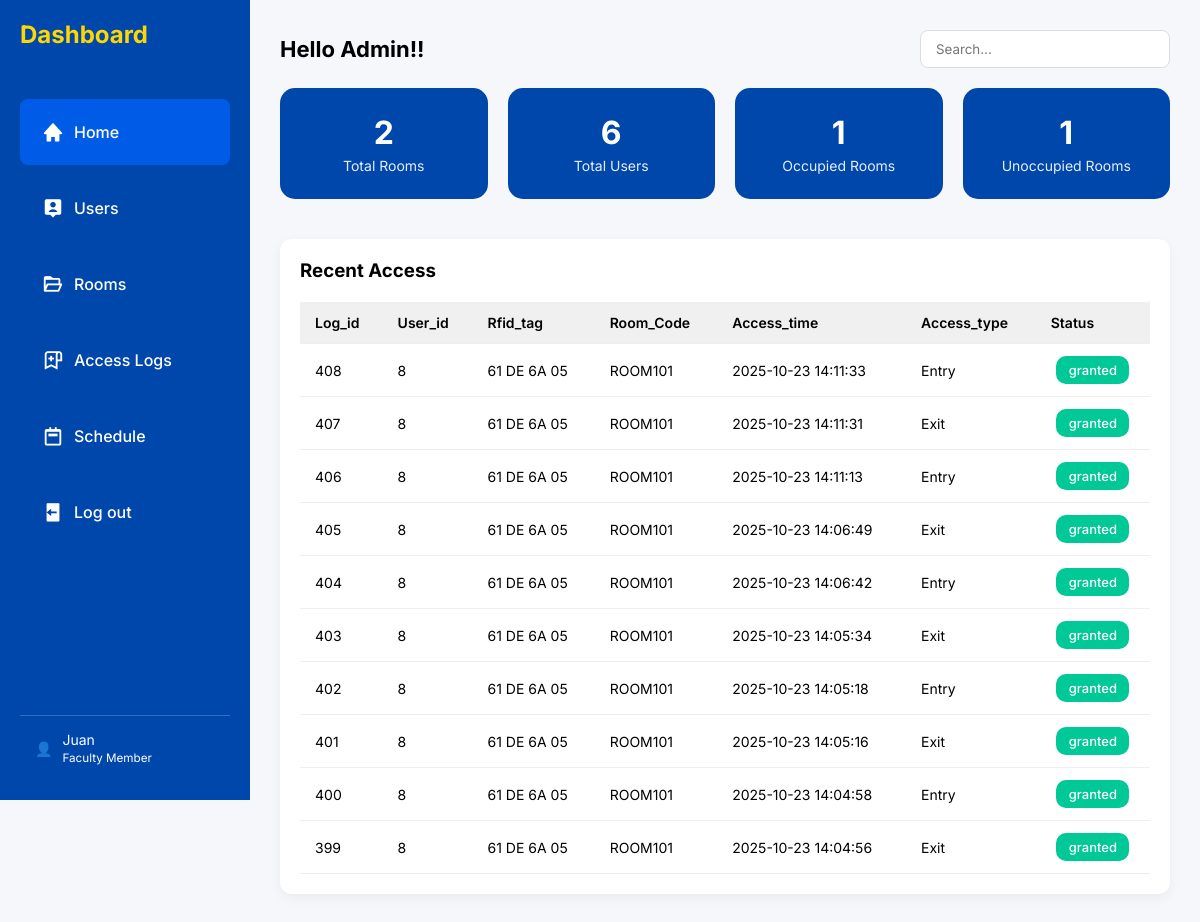
Page /index.php (signed in) on the committed database.
### tables this page shows
CREATE TABLE `access_log` (
  `Log_id` int(11) NOT NULL,
  `User_id` int(11) DEFAULT NULL,
  `Rfid_tag` varchar(50) NOT NULL,
  `Room_id` int(11) NOT NULL,
  `Schedule_id` int(11) DEFAULT NULL,
  `Access_time` datetime DEFAULT current_timestamp(),
  `Access_type` enum('Entry','Exit') NOT NULL,
  `Status` enum('granted','denied') DEFAULT 'denied'
);

CREATE TABLE `classrooms` (
  `Room_id` int(11) NOT NULL,
  `Room_code` varchar(50) NOT NULL,
  `Status` enum('Occupied','Unoccupied') DEFAULT 'Unoccupied',
  `Classroom_type` varchar(255) DEFAULT NULL,
  `Capacity` int(11) DEFAULT NULL
);

### index.php (the view, shortened to what this page needs)
<?php
include 'conn.php';
?>
<!DOCTYPE html>
<html lang="en">
<head>
    <link rel="stylesheet" href="https://cdnjs.cloudflare.com/ajax/libs/font-awesome/6.6.0/css/all.min.css"/>
    <link rel="stylesheet" href="https://unpkg.com/boxicons@2.1.4/css/boxicons.min.css">
    <link rel="stylesheet" href="styles/index.css">
    <link rel="stylesheet" href="styles/sidebar.css">
</head>
<body>
    <div class="sidebar" id="sidebar">
            <h1>Dashboard</h1>
            <div class="icons">
                <a href="index.php" class="active"><i class='bx bxs-home'></i>Home</a>
                <a href="users.php"><i class='bx bxs-user-pin' ></i> Users</a>
                <a href="rooms.php"><i class='bx bx-folder-open'></i> Rooms</a>
                <a href="access_logs.php"><i class='bx bx-bookmark-alt-plus'></i> Access Logs</a>
                <a href="schedule.php"><i class='bx bx-calendar-week'></i> Schedule</a>
                <a href="logout.php"><i class='bx bxs-log-out'></i> Log out</a>
            </div>
            <div class="user">
                👤 <span>Juan<br><small>Faculty Member</small></span>
            </div>
    </div>
    <div class="main">
        <div class="header">
        <h2>Hello Admin!!</h2>
        <input type="search" placeholder="Search..." />
        </div>
            <?php
                $totalroom = $conn->query("SELECT COUNT(*) AS total FROM classrooms")->fetch_assoc();
                $totaloccupied = $conn->query("SELECT COUNT(*) AS total FROM classrooms WHERE status = 'occupied'")->fetch_assoc();
                $totalUnoccupied = $conn->query("SELECT COUNT(*) AS total FROM classrooms WHERE status = 'Unoccupied'")->fetch_assoc();
                $totalusers = $conn->query("SELECT COUNT(*) AS total FROM users")->fetch_assoc();
            ?>
        <div class="cards">
            <div class="card">
                <h3 id="totalroom"><?php echo $totalroom['total']; ?></h3>
                <p>Total Rooms</p>
            </div>
            <div class="card">
                <h3 id="totalusers"><?php echo $totalusers['total']; ?></h3>
                <p>Total Users</p>
            </div>
            <div class="card">
                <h3 id="totaloccupied"><?php echo $totaloccupied['total']; ?></h3>
                <p>Occupied Rooms</p>
            </div>
            <div class="card">
                <h3 id="totalUnoccupied"><?php echo $totalUnoccupied['total']; ?></h3>
                <p>Unoccupied Rooms</p>
            </div>
        </div>
        <div class="table-section">
            <h3>Recent Access</h3>
            <table>
                <thead>
                    <tr>
                        <th>Log_id</th>
                        <th>User_id</th>
                        <th>Rfid_tag</th>
                        <th>Room_Code</th>
                        <th>Access_time</th>
                        <th>Access_type</th>
                        <th>Status</th>
                    </tr>
                </thead>
                    <?php
                        $log_id = $conn->query("
                            SELECT
                                access_log.*,
                                classrooms.Room_code
                            FROM access_log
                            JOIN classrooms ON access_log.Room_id = classrooms.Room_id
                            ORDER BY access_log.Access_time DESC
                            LIMIT 10
                        ");
                    ?>
                <tbody>
                    <?php if ($log_id->num_rows > 0): ?>
                        <?php while($row = $log_id->fetch_assoc()): ?>
                        <tr>
                            <td><?php echo $row['Log_id']; ?></td>
                            <td><?php echo $row['User_id']; ?></td>
                            <td><?php echo $row['Rfid_tag']; ?></td>
                            <td><?php echo $row['Room_code']; ?></td>
                            <td><?php echo $row['Access_time']; ?></td>
                            <td><?php echo $row['Access_type']; ?></td>
                            <td style="text-align: center;">
                            <span class="status <?php echo strtolower($row['Status']); ?>">
                                <?php echo $row['Status']; ?>
                            </span>
                            </td>
                        </tr>
                    <?php endwhile; ?>
                    <?php else: ?>
                        <tr>
                            <td colspan="7" style="text-align: center;">No records found.</td>
                        </tr>
                    <?php endif; ?>
                </tbody>
            </table>
        </div>
    </div>
</body>
</html>

### styles/index.css (style rules this page uses)
* { box-sizing: border-box; margin: 0; padding: 0; font-family: 'Inter', sans-serif; }
body { display: flex; background-color: #f5f7fb; min-height: 100vh; }
.main { flex: 1; padding: 30px; margin-left: 250px; transition: margin-left 0.3s ease; }
.header { display: flex; justify-content: space-between; align-items: center; flex-wrap: wrap; gap: 15px; }
.header h2 { font-size: 22px; }
.header input { padding: 10px 15px; border: 1px solid #ddd; border-radius: 8px; flex: 1; max-width: 250px; }
.cards { display: grid; grid-template-columns: repeat(auto-fit, minmax(200px, 1fr)); margin-top: 20px; gap: 20px; }
.card { background-color: #0047AB; color: white; padding: 25px; border-radius: 15px; text-align: center; transition: transform 0.2s ease; cursor: pointer; }
.card h3 { font-size: 32px; margin-bottom: 5px; }
.card p { font-size: 14px; opacity: 0.9; }
.table-section { margin-top: 40px; background: white; border-radius: 12px; padding: 20px; box-shadow: 0 4px 12px rgba(0,0,0,0.05); overflow-x: auto; }
.table-section h3 { margin-bottom: 20px; }
table { width: 100%; border-collapse: collapse; min-width: 600px; }
th, td { padding: 12px 15px; text-align: left; border-bottom: 1px solid #eee; font-size: 14px; }
th { background-color: #f0f0f0; font-weight: 600; }
.status { padding: 6px 12px; border-radius: 10px; width: 73px; font-size: 13px; font-weight: 500; display: inline-block; color: white; }
.status.granted { background-color: #00c896; }

### styles/sidebar.css (style rules this page uses)
.sidebar { width: 250px; background-color: #0047AB; color: white; display: flex; flex-direction: column; height: 100vh; padding: 20px; position: fixed; transition: transform 0.3s ease; }
.sidebar h1 { font-size: 24px; margin-bottom: 40px; color: #FFD700; }
.sidebar a { color: white; text-decoration: none; margin: 10px 0; display: flex; align-items: center; padding: 12px; border-radius: 8px; font-weight: 500; transition: background 0.3s ease; }
.sidebar a:hover, .sidebar a.active { background-color: #005ce6; }
.sidebar .user { margin-top: auto; display: flex; align-items: center; padding: 15px; border-top: 1px solid #ffffff33; font-size: 14px; }
.sidebar .user span { margin-left: 10px; }
.sidebar i { padding: 10px; font-size: 22px; }

### rows in the picture
access_log: Log_id "408", User "8", Rfid_tag "61 DE 6A 05", Room.Room_code "ROOM101", Access_time "2025-10-23 14:11:33", Access_type "Entry", Status "granted"
access_log: Log_id "407", User "8", Rfid_tag "61 DE 6A 05", Room.Room_code "ROOM101", Access_time "2025-10-23 14:11:31", Access_type "Exit", Status "granted"
access_log: Log_id "406", User "8", Rfid_tag "61 DE 6A 05", Room.Room_code "ROOM101", Access_time "2025-10-23 14:11:13", Access_type "Entry", Status "granted"
access_log: Log_id "405", User "8", Rfid_tag "61 DE 6A 05", Room.Room_code "ROOM101", Access_time "2025-10-23 14:06:49", Access_type "Exit", Status "granted"
access_log: Log_id "404", User "8", Rfid_tag "61 DE 6A 05", Room.Room_code "ROOM101", Access_time "2025-10-23 14:06:42", Access_type "Entry", Status "granted"
access_log: Log_id "403", User "8", Rfid_tag "61 DE 6A 05", Room.Room_code "ROOM101", Access_time "2025-10-23 14:05:34", Access_type "Exit", Status "granted"
access_log: Log_id "402", User "8", Rfid_tag "61 DE 6A 05", Room.Room_code "ROOM101", Access_time "2025-10-23 14:05:18", Access_type "Entry", Status "granted"
access_log: Log_id "401", User "8", Rfid_tag "61 DE 6A 05", Room.Room_code "ROOM101", Access_time "2025-10-23 14:05:16", Access_type "Exit", Status "granted"
access_log: Log_id "400", User "8", Rfid_tag "61 DE 6A 05", Room.Room_code "ROOM101", Access_time "2025-10-23 14:04:58", Access_type "Entry", Status "granted"
access_log: Log_id "399", User "8", Rfid_tag "61 DE 6A 05", Room.Room_code "ROOM101", Access_time "2025-10-23 14:04:56", Access_type "Exit", Status "granted"

### other values in the picture
$totalroom['total'] "2"
$totalusers['total'] "6"
$totaloccupied['total'] "1"
$totalUnoccupied['total'] "1"
